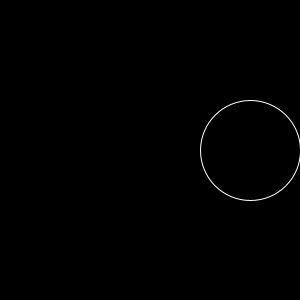
Frame 1 (no input)
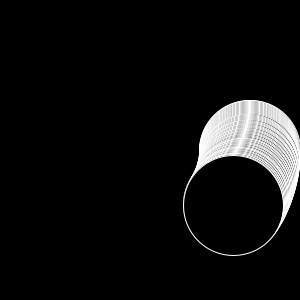
Frame 60 (the mouse pressed at the canvas centre just before this capture)
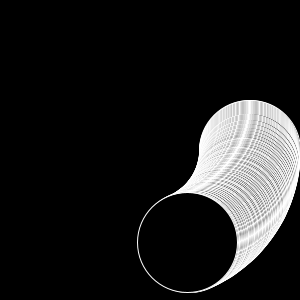
Frame 120 (the mouse held since frame 60 and released just before this capture)

The Processing sketch that drew these frames (run headless with seeded random() and noise(); from frame 60 on, the mouse is pressed at the canvas centre):

// Processing sketch: sketch_200327m
// ── sketch_200327m.pde
float radius = 100;
float angle = 0;

void setup()
{
  size(300, 300);
  background(0);
  smooth();
  stroke(255);
  fill(0);
}

void draw()
{
  float x = radius * cos(angle);
  float y = radius * sin(angle);
  
  ellipse(x+width/2, y+height/2, 100, 100);
  
  angle += 0.01;
}
